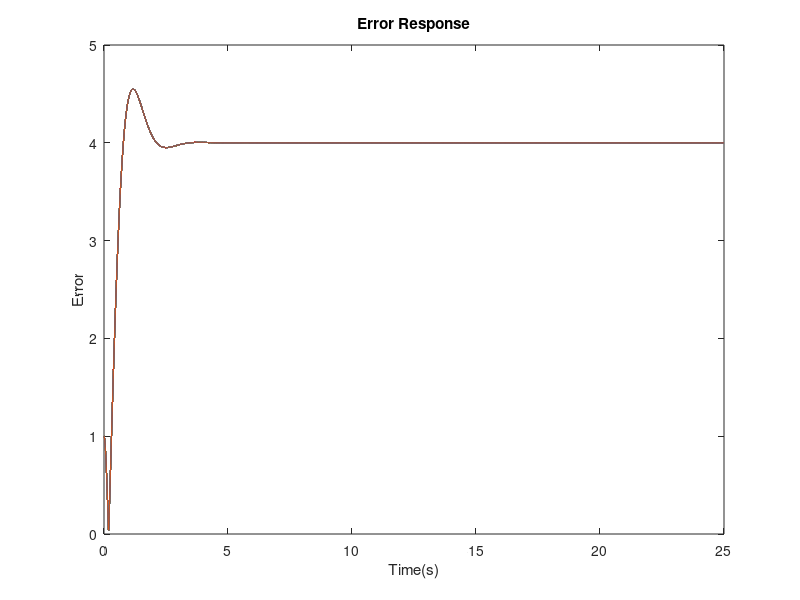

Recreate this plot in MATLAB.
clc; clear; close all;
format compact;

% Defining variables
t = 0:0.01:25; % Time

% Defining systems
s = tf('s');
G_s= 100/(s*(s+10));
H_s = 1/(s+5);
close_sys = feedback(G_s, H_s);
input = ones(length(t),1);

% Finding the responses
step_res = step(close_sys, t); % Step response
error = abs(step_res - input');

plot(t, error), title('Error Response'), xlabel("Time(s)"), ylabel("Error");